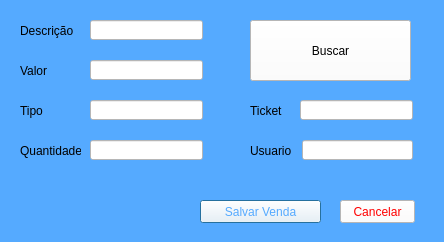
<?xml version="1.0" encoding="UTF-8"?>
<ui version="4.0">
 <class>Dialog</class>
 <widget class="QDialog" name="Dialog">
  <property name="geometry">
   <rect>
    <x>0</x>
    <y>0</y>
    <width>444</width>
    <height>242</height>
   </rect>
  </property>
  <property name="windowTitle">
   <string>Nova venda</string>
  </property>
  <property name="styleSheet">
   <string notr="true">background-color: rgb(85, 170, 255);</string>
  </property>
  <widget class="QPushButton" name="pushButton">
   <property name="geometry">
    <rect>
     <x>200</x>
     <y>200</y>
     <width>121</width>
     <height>23</height>
    </rect>
   </property>
   <property name="styleSheet">
    <string notr="true">background-color: rgb(255, 255, 255);
color: rgb(85, 170, 255);</string>
   </property>
   <property name="text">
    <string>Salvar Venda</string>
   </property>
  </widget>
  <widget class="QPushButton" name="pushButton_2">
   <property name="geometry">
    <rect>
     <x>340</x>
     <y>200</y>
     <width>75</width>
     <height>23</height>
    </rect>
   </property>
   <property name="styleSheet">
    <string notr="true">background-color: rgb(255, 255, 255);
color: rgb(255, 0, 0);</string>
   </property>
   <property name="text">
    <string>Cancelar</string>
   </property>
  </widget>
  <widget class="QPushButton" name="pushButton_3">
   <property name="geometry">
    <rect>
     <x>250</x>
     <y>20</y>
     <width>161</width>
     <height>61</height>
    </rect>
   </property>
   <property name="styleSheet">
    <string notr="true">color: rgb(0, 0, 0);
background-color: rgb(255, 255, 255);</string>
   </property>
   <property name="text">
    <string>Buscar</string>
   </property>
  </widget>
  <widget class="QLabel" name="label">
   <property name="geometry">
    <rect>
     <x>20</x>
     <y>20</y>
     <width>61</width>
     <height>21</height>
    </rect>
   </property>
   <property name="text">
    <string>Descrição</string>
   </property>
  </widget>
  <widget class="QLabel" name="label_2">
   <property name="geometry">
    <rect>
     <x>20</x>
     <y>60</y>
     <width>61</width>
     <height>21</height>
    </rect>
   </property>
   <property name="text">
    <string>Valor</string>
   </property>
  </widget>
  <widget class="QLabel" name="label_3">
   <property name="geometry">
    <rect>
     <x>20</x>
     <y>140</y>
     <width>61</width>
     <height>21</height>
    </rect>
   </property>
   <property name="text">
    <string>Quantidade</string>
   </property>
  </widget>
  <widget class="QLabel" name="label_4">
   <property name="geometry">
    <rect>
     <x>20</x>
     <y>100</y>
     <width>61</width>
     <height>21</height>
    </rect>
   </property>
   <property name="text">
    <string>Tipo</string>
   </property>
  </widget>
  <widget class="QLabel" name="label_5">
   <property name="geometry">
    <rect>
     <x>250</x>
     <y>100</y>
     <width>61</width>
     <height>21</height>
    </rect>
   </property>
   <property name="text">
    <string>Ticket</string>
   </property>
  </widget>
  <widget class="QLineEdit" name="lineEdit">
   <property name="geometry">
    <rect>
     <x>90</x>
     <y>20</y>
     <width>113</width>
     <height>20</height>
    </rect>
   </property>
   <property name="styleSheet">
    <string notr="true">background-color: rgb(255, 255, 255);</string>
   </property>
  </widget>
  <widget class="QLineEdit" name="lineEdit_2">
   <property name="geometry">
    <rect>
     <x>90</x>
     <y>60</y>
     <width>113</width>
     <height>20</height>
    </rect>
   </property>
   <property name="styleSheet">
    <string notr="true">background-color: rgb(255, 255, 255);</string>
   </property>
  </widget>
  <widget class="QLineEdit" name="lineEdit_3">
   <property name="geometry">
    <rect>
     <x>90</x>
     <y>100</y>
     <width>113</width>
     <height>20</height>
    </rect>
   </property>
   <property name="styleSheet">
    <string notr="true">background-color: rgb(255, 255, 255);</string>
   </property>
  </widget>
  <widget class="QLineEdit" name="lineEdit_4">
   <property name="geometry">
    <rect>
     <x>90</x>
     <y>140</y>
     <width>113</width>
     <height>20</height>
    </rect>
   </property>
   <property name="styleSheet">
    <string notr="true">background-color: rgb(255, 255, 255);</string>
   </property>
  </widget>
  <widget class="QLineEdit" name="lineEdit_5">
   <property name="geometry">
    <rect>
     <x>300</x>
     <y>100</y>
     <width>113</width>
     <height>20</height>
    </rect>
   </property>
   <property name="styleSheet">
    <string notr="true">background-color: rgb(255, 255, 255);</string>
   </property>
  </widget>
  <widget class="QLineEdit" name="lineEdit_6">
   <property name="geometry">
    <rect>
     <x>302</x>
     <y>140</y>
     <width>111</width>
     <height>20</height>
    </rect>
   </property>
   <property name="styleSheet">
    <string notr="true">background-color: rgb(255, 255, 255);</string>
   </property>
  </widget>
  <widget class="QLabel" name="label_6">
   <property name="geometry">
    <rect>
     <x>250</x>
     <y>140</y>
     <width>41</width>
     <height>21</height>
    </rect>
   </property>
   <property name="text">
    <string>Usuario</string>
   </property>
  </widget>
 </widget>
 <resources/>
 <connections/>
</ui>
